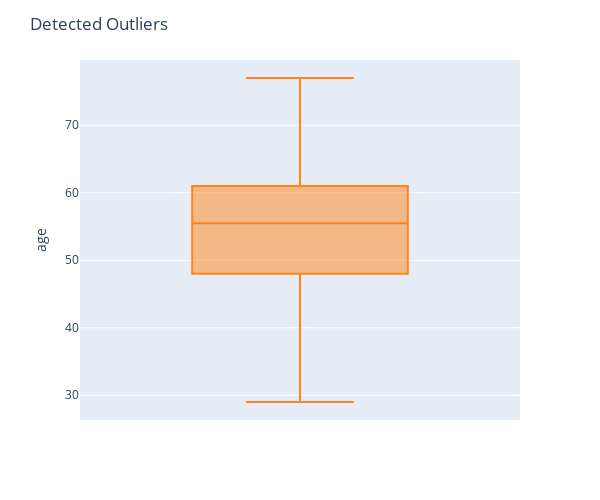
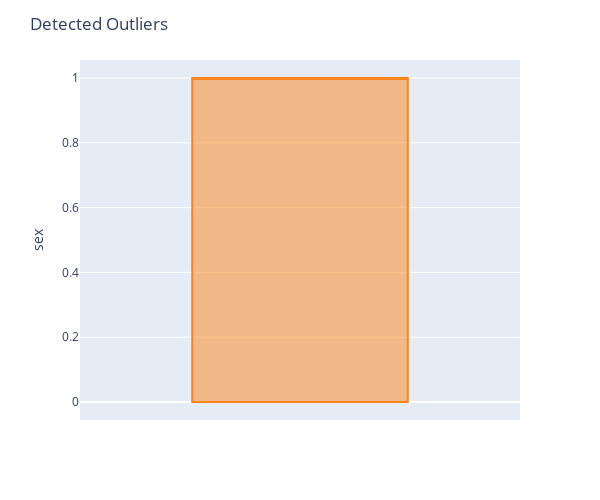
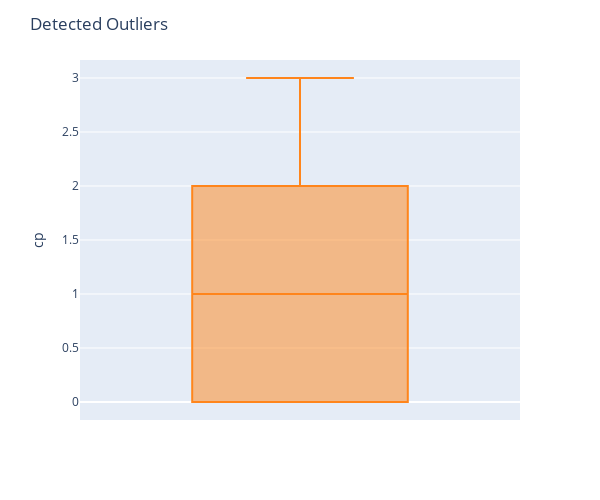
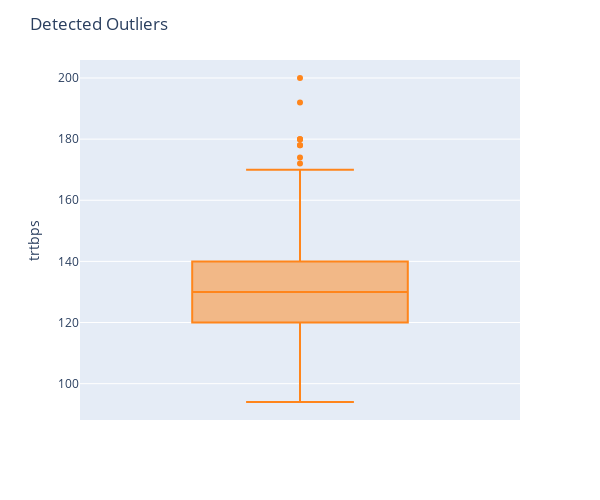

Notebook cell for these charts, in order:
### Markdown cell above
Outliers are data points that deviate significantly from the rest of the data in a dataset. They are observations that lie an abnormal distance from other values in a random sample from a population. In other words, outliers are data points that are unusually far from the central tendency of a distribution.

### Code cell
import plotly.express as px

for col in df.columns:
    fig = px.box(df, y=col)
    fig.update_traces(marker_color='#FF851B')
    fig.update_layout(autosize=False, width=600, height=500, title='Detected Outliers')
    fig.show()

### Figure 1 — Plotly figure (JSON) as saved in the notebook; plotly's stock layout.template omitted (floating-point values rounded to 4 significant figures; data arrays with more than 128 entries replaced by an {"elided": "..."} marker saying what was removed)
{"data": [{"alignmentgroup": "True", "hovertemplate": "age=%{y}<extra></extra>", "legendgroup": "", "marker": {"color": "#FF851B"}, "name": "", "notched": false, "offsetgroup": "", "orientation": "v", "showlegend": false, "type": "box", "x0": " ", "xaxis": "x", "y": {"elided": "302 int values"}, "y0": " ", "yaxis": "y"}], "layout": {"autosize": false, "boxmode": "group", "height": 500, "legend": {"tracegroupgap": 0}, "margin": {"t": 60}, "title": {"text": "Detected Outliers"}, "width": 600, "xaxis": {"anchor": "y", "domain": [0, 1]}, "yaxis": {"anchor": "x", "domain": [0, 1], "title": {"text": "age"}}}}

### Figure 2 — Plotly figure (JSON) as saved in the notebook; plotly's stock layout.template omitted (floating-point values rounded to 4 significant figures; data arrays with more than 128 entries replaced by an {"elided": "..."} marker saying what was removed)
{"data": [{"alignmentgroup": "True", "hovertemplate": "sex=%{y}<extra></extra>", "legendgroup": "", "marker": {"color": "#FF851B"}, "name": "", "notched": false, "offsetgroup": "", "orientation": "v", "showlegend": false, "type": "box", "x0": " ", "xaxis": "x", "y": {"elided": "302 int values"}, "y0": " ", "yaxis": "y"}], "layout": {"autosize": false, "boxmode": "group", "height": 500, "legend": {"tracegroupgap": 0}, "margin": {"t": 60}, "title": {"text": "Detected Outliers"}, "width": 600, "xaxis": {"anchor": "y", "domain": [0, 1]}, "yaxis": {"anchor": "x", "domain": [0, 1], "title": {"text": "sex"}}}}

### Figure 3 — Plotly figure (JSON) as saved in the notebook; plotly's stock layout.template omitted (floating-point values rounded to 4 significant figures; data arrays with more than 128 entries replaced by an {"elided": "..."} marker saying what was removed)
{"data": [{"alignmentgroup": "True", "hovertemplate": "cp=%{y}<extra></extra>", "legendgroup": "", "marker": {"color": "#FF851B"}, "name": "", "notched": false, "offsetgroup": "", "orientation": "v", "showlegend": false, "type": "box", "x0": " ", "xaxis": "x", "y": {"elided": "302 int values"}, "y0": " ", "yaxis": "y"}], "layout": {"autosize": false, "boxmode": "group", "height": 500, "legend": {"tracegroupgap": 0}, "margin": {"t": 60}, "title": {"text": "Detected Outliers"}, "width": 600, "xaxis": {"anchor": "y", "domain": [0, 1]}, "yaxis": {"anchor": "x", "domain": [0, 1], "title": {"text": "cp"}}}}

### Figure 4 — Plotly figure (JSON) as saved in the notebook; plotly's stock layout.template omitted (floating-point values rounded to 4 significant figures; data arrays with more than 128 entries replaced by an {"elided": "..."} marker saying what was removed)
{"data": [{"alignmentgroup": "True", "hovertemplate": "trtbps=%{y}<extra></extra>", "legendgroup": "", "marker": {"color": "#FF851B"}, "name": "", "notched": false, "offsetgroup": "", "orientation": "v", "showlegend": false, "type": "box", "x0": " ", "xaxis": "x", "y": {"elided": "302 int values"}, "y0": " ", "yaxis": "y"}], "layout": {"autosize": false, "boxmode": "group", "height": 500, "legend": {"tracegroupgap": 0}, "margin": {"t": 60}, "title": {"text": "Detected Outliers"}, "width": 600, "xaxis": {"anchor": "y", "domain": [0, 1]}, "yaxis": {"anchor": "x", "domain": [0, 1], "title": {"text": "trtbps"}}}}
